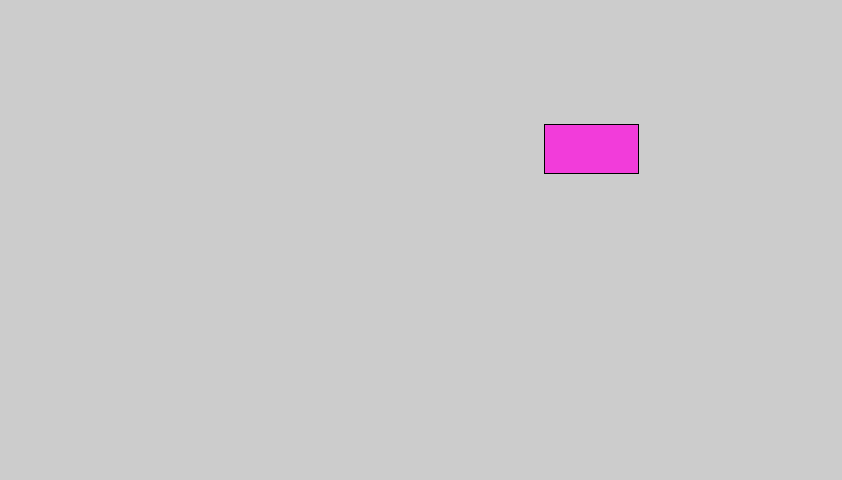
Frame 1 (no input)
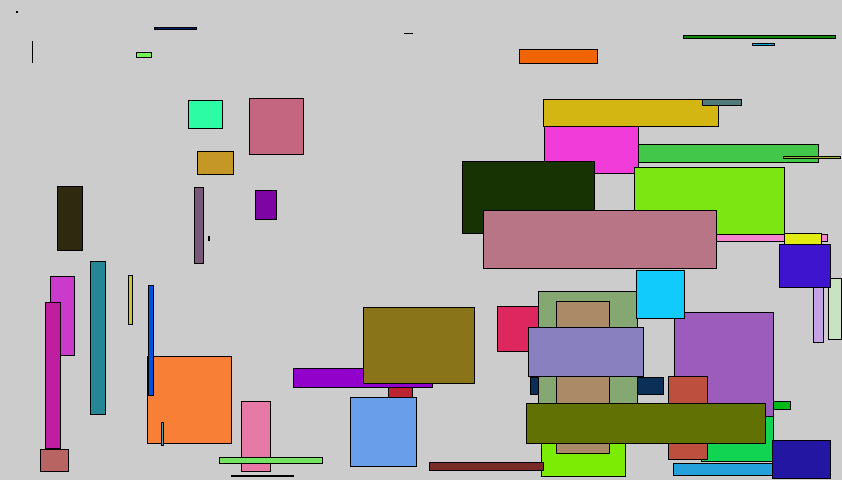
Frame 60 (the mouse pressed at the canvas centre just before this capture)
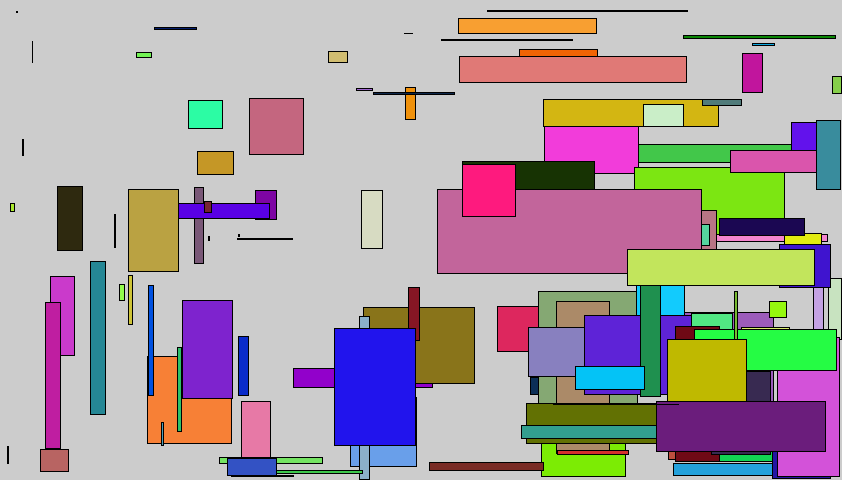
Frame 120 (the mouse held since frame 60 and released just before this capture)

The Processing sketch that drew these frames (run headless with seeded random() and noise(); from frame 60 on, the mouse is pressed at the canvas centre):

// Processing sketch: Sketch_Lab_02_VariablesPart2_RandomShapes
// ── Sketch_Lab_02_VariablesPart2_RandomShapes.pde
void setup(){
  size(842, 480);
  frameRate(100);
  surface.setResizable(true);
}

void draw(){
 float x = random(842);
 float y = random(480);
  fill(random(255), random(255), random(255));
  rect(x, y, random(842 % x), random(480 % y));
}
